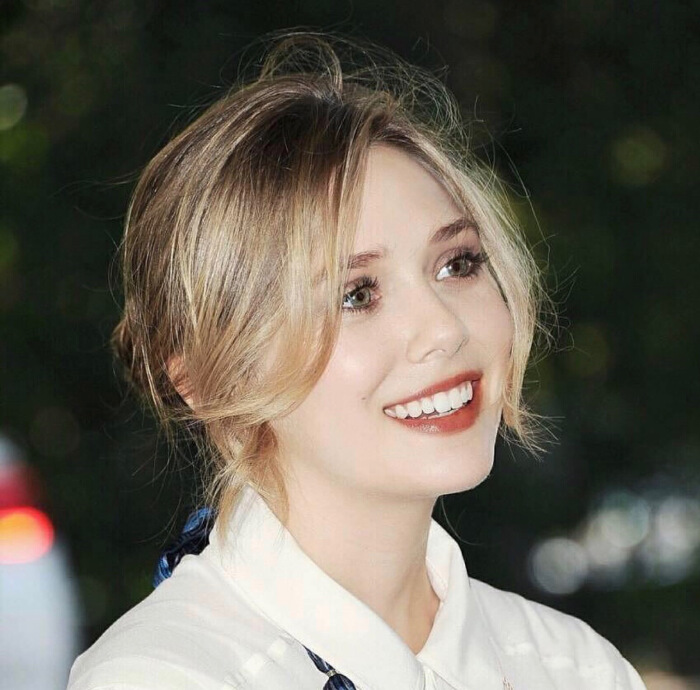
%> input picture Singnals and Systems/实验4/Elizabeth_1.jpg, 700 x 690 px
$ octave Ex4.m   (GNU Octave 9; MATLAB toolbox functions it lacks are replaced by stand-ins)
%> lines starting %> are read from the running program, lines starting %| are printed output that depends on the picture
clear all,close all

%构造原始图像
img=zeros(512,512);       % 512 x 512 黑色
img(136:376,246:266) = 1; % 16 x 240 白色

figure(1)
%% 原始状态
subplot(2,4,1);imshow(img); title('原图像');
%========================================================================
%原始图像的傅里叶频谱
F1=fftshift(abs(fft2(img)));
% fft2(): 二维傅里叶变换，结果为复数类型
% abs():取复数结果的实部
% fftshift():fft2 输出的结果会把低频部分分散在四角，
%            所以需要fftshift把低频部分移到中间便于观察
%==========================================================================
subplot(2,4,2); imshow(F1,[5 50]);title('傅里叶频谱');
suptitle('1603643050+张焱兵')

%% 对原始图像旋转30度
%==========================================================================
% 使用bilinear插值法旋转，用crop方式显示，旋转后的图像跟原图像大小一样，多余的地方舍去
img1=imrotate(img,30,'bilinear','crop');
%==========================================================================
subplot(2,4,3); imshow(img1); title('旋转30度');
%旋转30度后图像的傅里叶频谱
F2=fftshift(abs(fft2(img1)));
subplot(2,4,4); imshow(F2,[5 50]); title('旋转30度-频谱');


%%  对原始图像旋转60度
img2=imrotate(img,60,'bilinear','crop');
subplot(2,4,5); imshow(img2); title('旋转60度');
%旋转60度后图像的傅里叶频谱
F3=fftshift(abs(fft2(img2)));
subplot(2,4,6); imshow(F3,[5 50]); title('旋转60度-频谱');

%% 对原始图像旋转90度
img3=imrotate(img,90,'bilinear','crop');
subplot(2,4,7); imshow(img3); title('旋转90度');
%旋转90度后图像的傅里叶频谱
F4=fftshift(abs(fft2(img3)));
subplot(2,4,8); imshow(F4,[5 50]); title('旋转90度-频谱');

suptitle('1603643050 张焱兵');
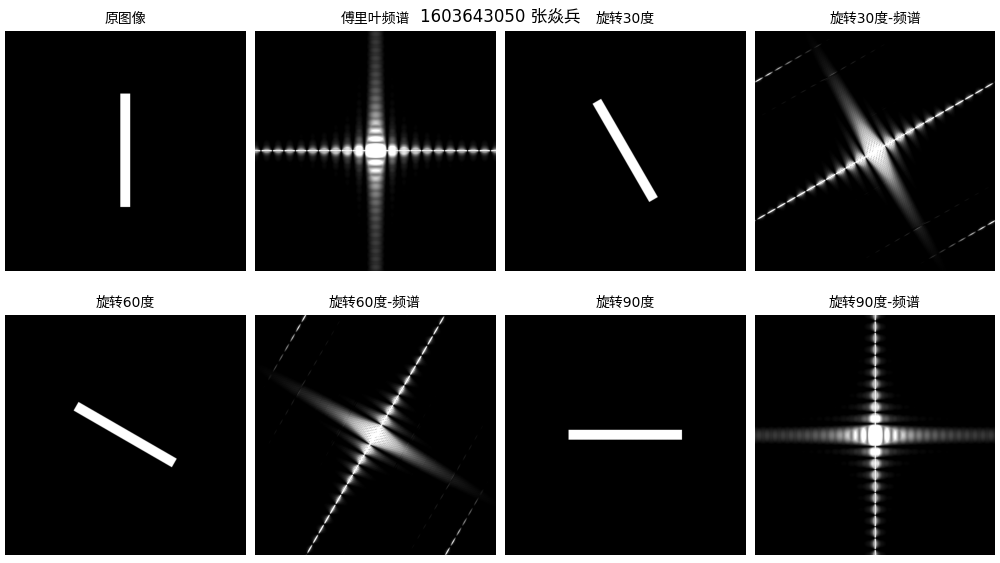
%> figure redrawn from the program's plot data, 8 panels
%% 离散余弦变换（DCT）
figure(2)
grayimg=imread('Elizabeth_1.jpg');
%> grayimg is the input picture: size 690x700x3 uint8; mean R, G, B 105, 99.5, 88.4
grayimg=rgb2gray(grayimg);
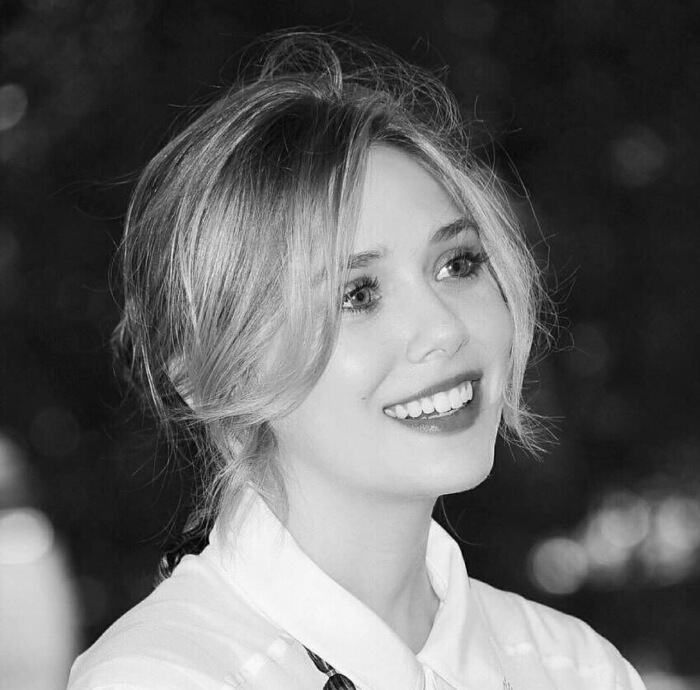
%> grayimg: size 690x700 uint8; min 1, max 254, mean 99.9
%显示原图像
subplot(1,3,1);imshow(grayimg);title('原图像')
%计算二维dct变换
dctimg=dct2(grayimg);%对原始图像进行离散余弦变换,变换后DCT系数能量主要集中在左上角，
                     % 其余大部分系数接近于零，这说明DCT具有适用于图像压缩的特性。
subplot(1,3,2);imshow(log(abs(dctimg)));title('DCT变换灰度图像'), colormap(gray(4)), colorbar;
%> after `imshow(log(abs(dctimg)))`:
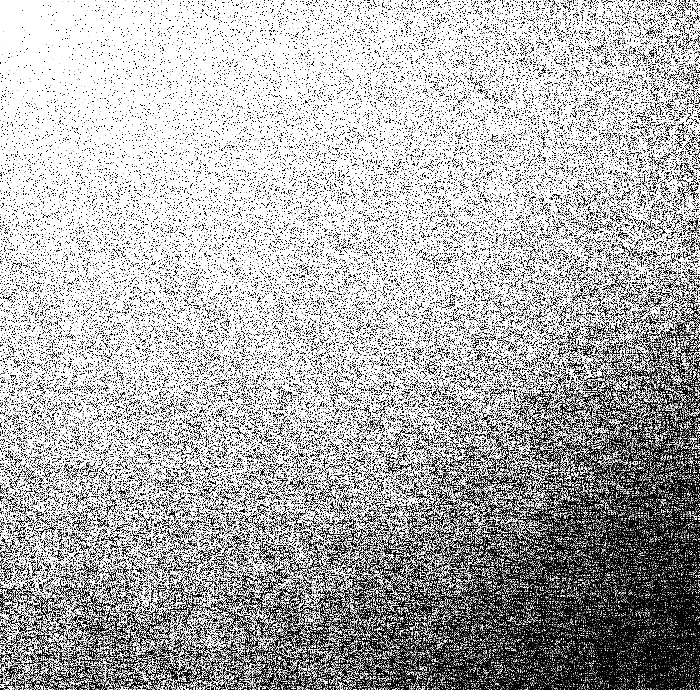
%> displayed picture: size 690x700, on the screen's scale of 0 to 255; min 0, max 255, mean 176.2
%比较变换前后的图像，肉眼很难分辨出有什么区别，可见压缩的效果比较理想

%把变换矩阵中小于10的值置换为0，然后用idc2重构图像
dctimg(abs(dctimg)<0.1)=0; %将变换后的DCT系数进行门限操作，
%> dctimg: size 690x700 double; min -30265.4, max 69430.2, mean 0.1; mean of the top-left, top-right, bottom-left and bottom-right quarters 0.2, 0, 0, 0
                            % 将小于一定值得系数归零，这就是图像压缩中的量化过程
K=idct2(dctimg)/255;       %然后进行逆DCT运算，得到压缩后的图像，
subplot(1,3,3),imshow(K);title('恢复后的图像')
suptitle('1603643050 张焱兵');


% 然后进行逆DCT运算，得到压缩后的图像，
% 如图4。由图5比较变换前后的图像，肉眼很难分辨出有什么区别，可见压缩的效果比较理想。

$ run again, with Singnals and Systems/实验4/Elizabeth_2.jpg copied over Singnals and Systems/实验4/Elizabeth_1.jpg
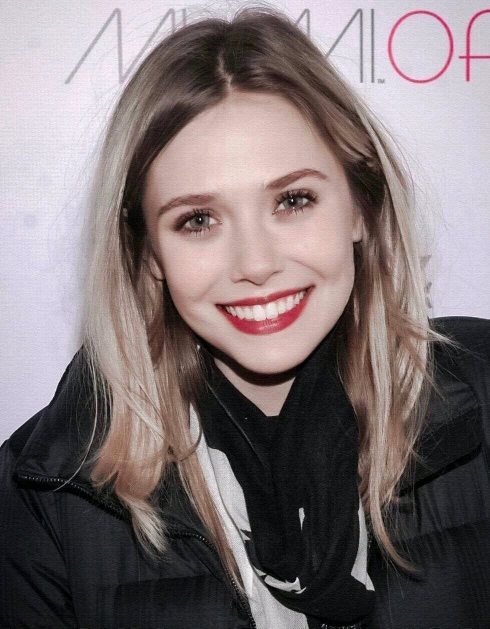
%> input picture Singnals and Systems/实验4/Elizabeth_2.jpg, 979 x 1257 px (shown at 1/2 size)
%> grayimg is the input picture: size 1257x979x3 uint8; mean R, G, B 126.8, 115.7, 117.2
%> `grayimg=rgb2gray(grayimg);`:
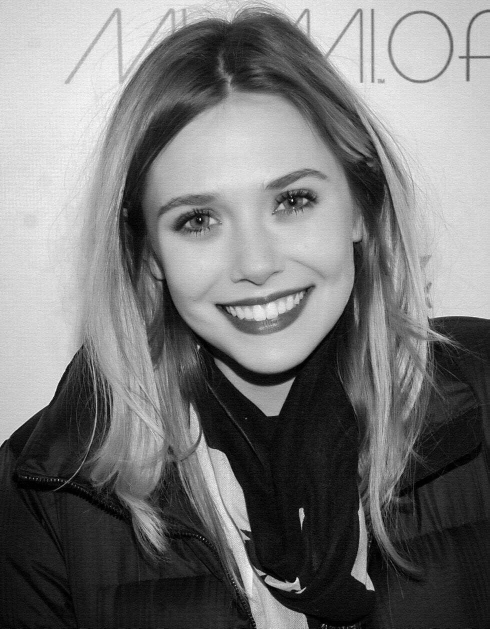
%> grayimg: size 1257x979 uint8 (shown at 1/2 size); min 0, max 255, mean 119.2
%> `imshow(log(abs(dctimg)))`:
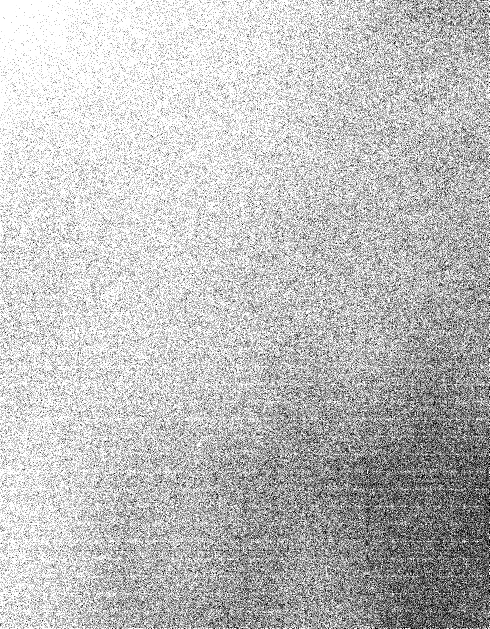
%> displayed picture: size 1257x979, on the screen's scale of 0 to 255 (shown at 1/2 size); min 0, max 255, mean 191.7

$ run again, with Singnals and Systems/实验4/Audrey_2.jpg copied over Singnals and Systems/实验4/Elizabeth_1.jpg
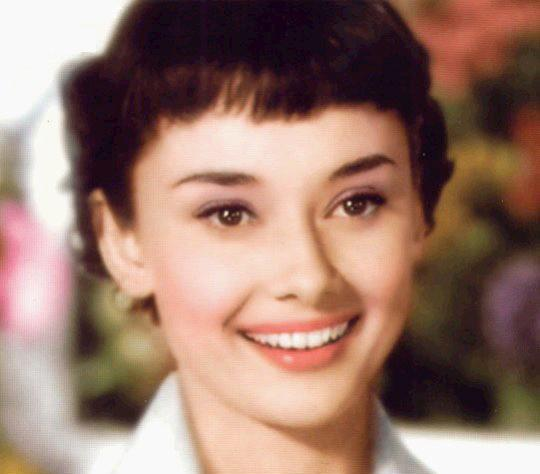
%> input picture Singnals and Systems/实验4/Audrey_2.jpg, 540 x 474 px
%> grayimg is the input picture: size 474x540x3 uint8; mean R, G, B 152.9, 120.3, 107.7
%> `grayimg=rgb2gray(grayimg);`:
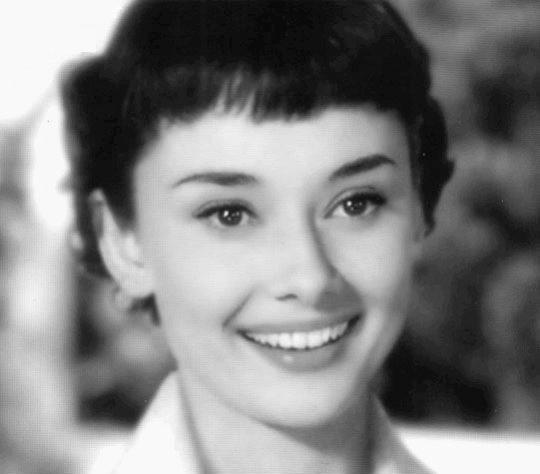
%> grayimg: size 474x540 uint8; min 5, max 255, mean 128.6
%> `imshow(log(abs(dctimg)))`:
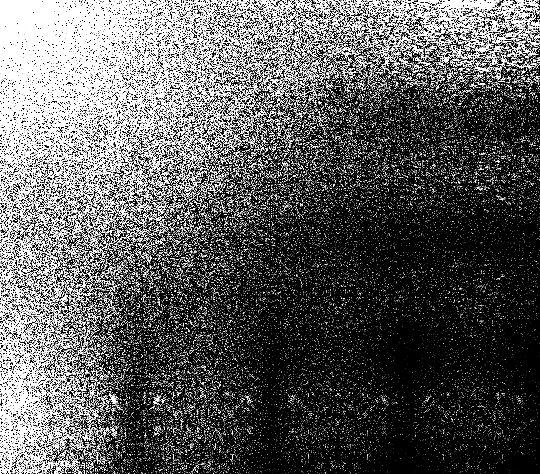
%> displayed picture: size 474x540, on the screen's scale of 0 to 255; min 0, max 255, mean 93.5
